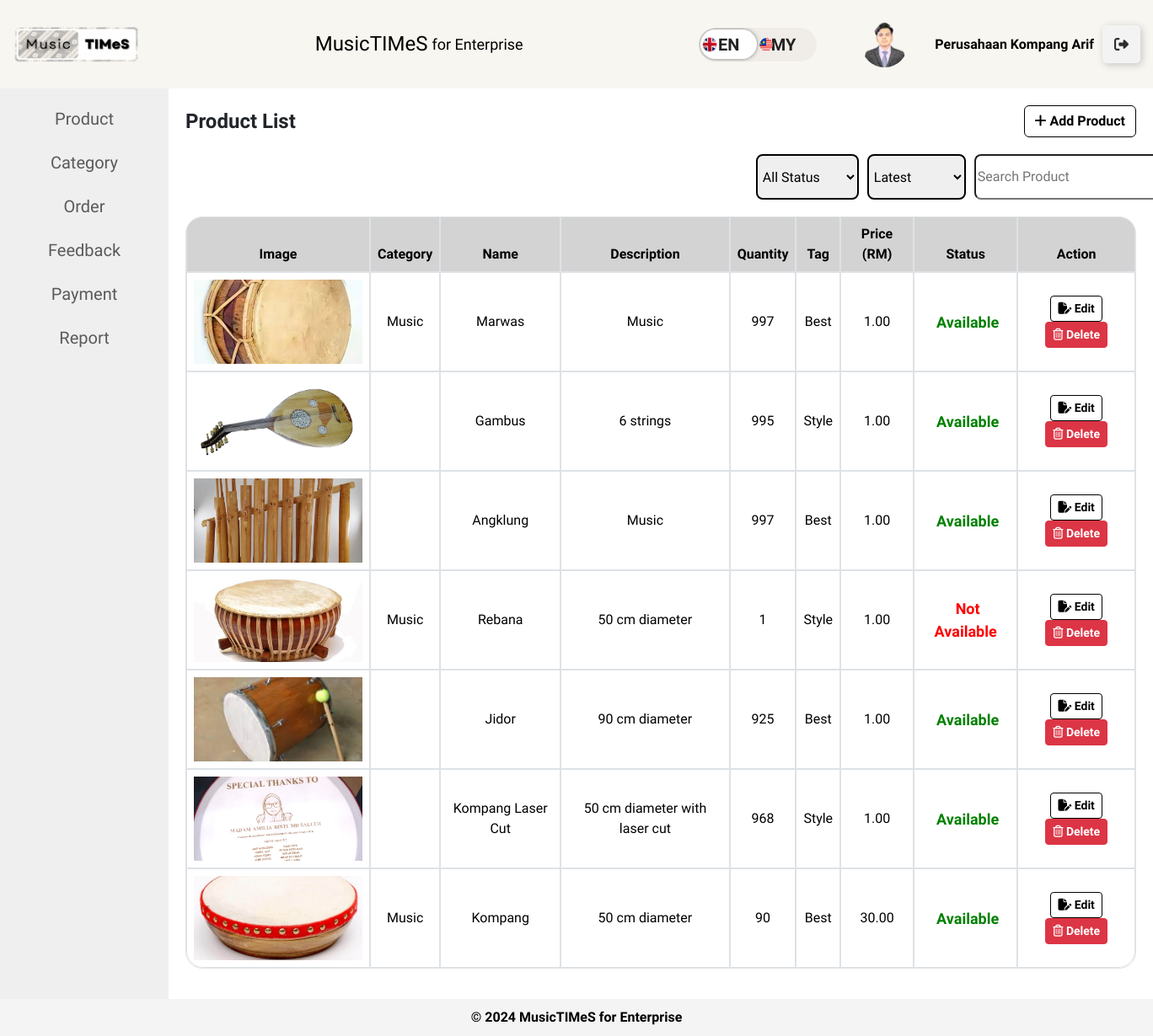
/enterprise/product-listing.php (signed in), run on the app's committed database.
### tables this page shows
CREATE TABLE `enterprise` (
  `enterprise_id` int(11) NOT NULL,
  `enterprise_name` varchar(100) DEFAULT NULL,
  `enterprise_username` varchar(20) DEFAULT NULL,
  `enterprise_email` varchar(100) DEFAULT NULL,
  `enterprise_password` varchar(255) DEFAULT NULL,
  `enterprise_image` varchar(255) DEFAULT NULL,
  `enterprise_phone` varchar(15) DEFAULT NULL,
  `enterprise_address` text DEFAULT NULL,
  `ssm_certificate` varchar(255) DEFAULT NULL,
  `confirm_password` varchar(255) DEFAULT NULL
);

CREATE TABLE `product` (
  `product_id` int(12) NOT NULL,
  `category_id` int(5) DEFAULT NULL,
  `enterprise_id` int(12) DEFAULT NULL,
  `product_name` varchar(100) DEFAULT NULL,
  `product_desc` varchar(300) DEFAULT NULL,
  `product_quantity` int(200) DEFAULT NULL,
  `product_tag` varchar(50) DEFAULT NULL,
  `product_price` decimal(10,2) DEFAULT NULL,
  `product_image` varchar(255) DEFAULT NULL,
  `created_product` timestamp NOT NULL DEFAULT current_timestamp(),
  `updated_product` timestamp NULL DEFAULT NULL,
  `product_status` enum('Available','Not Available') DEFAULT NULL
);

CREATE TABLE `category` (
  `category_id` int(5) NOT NULL,
  `category_name` varchar(50) DEFAULT NULL,
  `created_category` timestamp NOT NULL DEFAULT current_timestamp(),
  `updated_category` timestamp NOT NULL DEFAULT current_timestamp() ON UPDATE current_timestamp(),
  `enterprise_id` int(11) NOT NULL
);

### enterprise/product-listing.php (the view, shortened to what this page needs)
<?php include './layout/main.php'; ?>
<head>
</head>
<main>
    <?php include './layout/menu.php'; ?>
    <?php
        $enterprise_id = $_SESSION['enterprise_id'];
        $sort_order = isset($_GET['sort_order']) ? $_GET['sort_order'] : 'latest';
        $search_query = isset($_GET['search_query']) ? $_GET['search_query'] : '';
        $query = "SELECT product.*, category.category_name
                  FROM product
                  LEFT JOIN category ON category.category_id = product.category_id
                  WHERE product.enterprise_id = $enterprise_id";
        switch ($sort_order) {
            case 'latest':
                $query .= " ORDER BY product.product_id DESC";
                break;
        }
        $result = $conn->query($query);
    ?>
    <section>
        <div class="filter-container">
            <h1 style="font-weight: bold;"><?php echo __('product_list')?></h1>
            <div>
                <a href="/musictimes/enterprise/product-add.php" class="btn btn-secondary"><i class="fa-solid fa-plus fa-beat-fade"></i>  <?php echo __('add_product')?></a>
            </div>
        </div>
        <div class="filter-options">
            <form method="GET" class="filter-form">
                <select name="product_status" style="border-radius: 8px; border: solid 2px black; padding: 2px;">
                    <option value=""><?php echo __('all_statuses') ?></option>
                </select>
                <select name="sort_order" style="border-radius: 8px; border: solid 2px black; padding: 2px;">
                    <option value="latest" <?php if ($sort_order == 'latest') echo 'selected'; ?>><?php echo __('latest') ?></option>
                </select>
                <input type="text" name="search_query" autocomplete="off" style="border-radius: 8px;" placeholder="<?php echo __('search_products') ?>" value="<?php echo htmlspecialchars($search_query); ?>">
            </form>
        </div>
        <table class="table table-bordered">
            <thead>
                <tr>
                    <th><?php echo __('image')?></th>
                    <th><?php echo __('category')?></th>
                    <th><?php echo __('name')?></th>
                    <th><?php echo __('description')?></th>
                    <th><?php echo __('quantity')?></th>
                    <th><?php echo __('tag')?></th>
                    <th><?php echo __('price')?> (RM)</th>
                    <th><?php echo __('status')?></th>
                    <th><?php echo __('action')?></th>
                </tr>
            </thead>
            <tbody>
                <?php
                if ($result->num_rows > 0) {
                    while($product = $result->fetch_assoc()) { ?>
                        <tr>
                            <td><img src="/musictimes/image/product/<?=$product['product_image']?>" alt="" srcset=""></td>
                            <td><?=$product['category_name']?></td>
                            <td><?=$product['product_name']?></td>
                            <td><?=$product['product_desc']?></td>
                            <td style="<?php if ($product['product_quantity'] == 0) echo 'color: red; font-weight: bold;'; ?>">
                                <?=$product['product_quantity']?>
                            </td>
                            <td><?=$product['product_tag']?></td>
                            <td><?=$product['product_price']?></td>
                            <td>
                                <?php
                                if ($product['product_status'] == 'Available') {
                                    echo '<span style="color: green; font-weight: bold; font-size: 18px;">' . __('available') . '</span>';
                                } else {
                                    echo '<span style="color: red; font-weight: bold; font-size: 18px;">' . __('not_available') . '</span>';
                                }
                                ?>
                            </td>
                            <td>
                                <a href="/musictimes/enterprise/product-edit.php?id=<?=$product['product_id']?>" class="btn btn-secondary btn-sm" style="font-weight: bold;"><i class="fa-solid fa-file-pen fa-beat-fade"></i>  <?php echo __('edit')?></a>
                                <a href="/musictimes/enterprise/controller/product-delete.php?id=<?=$product['product_id']?>" class="btn btn-danger btn-sm" style="font-weight: bold;"><i class="fa-regular fa-trash-can fa-beat-fade"></i>  <?php echo __('delete')?></a>
                            </td>
                        </tr>
                <?php }} else { ?>
                    <tr>
                        <td colspan="9" style="color: red;"><i class="fa-solid fa-face-frown-open fa-bounce"></i> <?php echo __('no_product') ?></td>
                    </tr>
                <?php } ?>
            </tbody>
        </table>
    </section>
</main>
<?php include './layout/footer.php'; ?>
</body>
</html>

### enterprise/layout/main.php (shortened to what this page needs)
<?php
include '../db.php';
?>
<?php
$language = 'en';
$langFile = "../languages/{$language}.php";
if (file_exists($langFile)) {
    $translations = include $langFile;
} else {
    $translations = [];
}
function __($key) {
    global $translations;
    return $translations[$key] ?? $key;
}
?>
<!DOCTYPE html>
<html lang="en">
<head>
    <link href="https://cdn.jsdelivr.net/npm/bootstrap@5.3.2/dist/css/bootstrap.min.css" rel="stylesheet">
    <link rel="stylesheet" href="../style/sidebar_enterprise.css">
</head>
<body>
<header>
    <img src="../image/logo.png" alt="MusicTIMeS Logo" id="logo">
    <h1>MusicTIMeS <span><?php echo __('title')?></span></h1>
    <div class="header-options">
        <div class="btn-container">
            <form method="post" id="languageForm">
                <label class="switch btn-language-mode-switch">
                    <label class="btn-language-mode-switch-inner" data-off="en" data-on="my" for="language_mode" style="text-transform: uppercase; display:flex;align-items:center; font-size:12px">
                        <img src="../image/england.png" alt="EN Flag" style="width: 20px; height: 20px; margin-left:3px; z-index:1000" /></img>
                        <img src="../image/malaysia.png" alt="MY Flag" style="width: 20px; height: 20px; margin-left:47px; z-index:1000" /></img>
                    </label>
                </label>
            </form>
        </div>
        <div class="profile-option" style="background-color: #F8F6F0;">
            <?php
                $enterprise_username = $_SESSION['enterprise_username'];
                $query = "SELECT enterprise_name, enterprise_image FROM enterprise WHERE enterprise_username='$enterprise_username'";
                $result = $conn->query($query);
                $enterprise = $result->fetch_assoc();
            ?>
            <div class="profile-info">
            <div class="profile-image">
                <?php
                $image_path = "/musictimes/image/enterprise/";
                $default_image = "/musictimes/image/default-profile-image.png";
                if (!empty($enterprise['enterprise_image']) && file_exists($_SERVER['DOCUMENT_ROOT'] . $image_path . $enterprise['enterprise_image'])) {
                    $image_path .= $enterprise['enterprise_image'];
                } else {
                    $image_path = $default_image;
                }
                echo '<img src="' . htmlspecialchars($image_path, ENT_QUOTES, 'UTF-8') . '" alt="Enterprise Profile Image" style="width: 50%; height: 50%; max-width: 100px; max-height: 100px; border-radius: 50%;">';
                ?>
            </div>
            <div class="profile-details">
                <a href="./enterprise-profile.php" class="enterprise-link" style="color: initial; text-decoration: none;" onmouseover="this.style.color='grey'" onmouseout="this.style.color='initial'">
                    <p class="enterprise-name"><?php echo $enterprise['enterprise_name']; ?></p>
                </a>
            </div>
            </div>
            </div>
        <div>
        <a class="logout-button" href="#" onclick="confirmLogout()">
        <div class="sign"></div>
        <div class="text"><?php echo __('logout')?></div></a>
            </div>
    </div>
</header>

### style/sidebar_enterprise.css (style rules this page uses)
* { font-family: "Freeman", sans-serif; }
body { font-family: Arial Narrow; margin: 0; padding: 0; display: flex; flex-direction: column; min-height: 100vh; background-color: #f4f4f4; }
header { background-color: #F8F6F0; color: black; padding: 15px; text-align: center; flex-shrink: 0; display: flex; justify-content: space-between; align-items: center; box-shadow: 0 2px 5px rgba(0, 0, 0, 0.2); }
#logo { max-width: 150px; height: auto; }
h1 { margin: 0; font-size: 1.5em; display: flex; align-items: center; }
span { font-weight: normal; font-size: 0.8em; margin-left: 5px; }
.header-options { display: flex; align-items: center; }
.language-dropdown, .profile-option, .logout-option { margin-left: 20px; }
.language-dropdown a, .profile-option a, .logout-option a { color: black; }
select { padding: 8px; border: none; border-radius: 4px; }
a { color: white; text-decoration: none; }
header span { font-size: large; }
.logout-button { --black: #000000; --ch-black: #141414; --eer-black: #1b1b1b; --night-rider: #2e2e2e; --white: #ffffff; --af-white: #f3f3f3; --ch-white: #e1e1e1; display: flex; align-items: center; justify-content: flex-start; width: 45px; height: 45px; border: none; border-radius: 5px; cursor: pointer; position: relative; overflow: hidden; transition-duration: .3s; box-shadow: 2px 2px 10px rgba(0, 0, 0, 0.199); background-color: var(--af-white); }
.sign { width: 100%; transition-duration: .3s; display: flex; align-items: center; justify-content: center; }
.sign svg { width: 17px; }
main { display: flex; flex: 1; background-color: #fff; }
section { flex: 1; padding: 20px; }
.btn-container { display: table-cell; vertical-align: middle; text-align: center; }
.btn-language-mode-switch { display: inline-block; margin: 0px; position: relative; }
.btn-language-mode-switch > label.btn-language-mode-switch-inner { margin: 0px; width: 140px; height: 40px; background-color: #f0ede9; border-radius: 26px; overflow: hidden; position: relative; transition: all 0.3s ease; display: block; }
.btn-language-mode-switch > label.btn-language-mode-switch-inner:before { content: attr(data-on); position: absolute; font-size: 20px; font-weight: 600; right: 25px; color: #222; }
.btn-language-mode-switch > label.btn-language-mode-switch-inner:after { content: attr(data-off); width: 67px; height: 35px; left: 2px; background: #fff; border-radius: 26px; position: absolute; font-size: 20px; display: flex; justify-content: center; text-align: center; transition: all 0.3s ease; box-shadow: 0px 0px 6px -2px #111; padding: 5px 0px; color: #222; font-weight: 600; align-items: center; }
.profile-option { display: flex; align-items: center; justify-content: space-between; padding: 10px; background-color: #F8F6F0; border-radius: 10px; }
.profile-info { display: flex; align-items: center; }
.profile-image img { width: 25%; height: 25%; max-width: 40px; max-height: 40px; border-radius: 50%; margin-right: 10px; }
.enterprise-name { font-weight: bold; margin: 0; }

### enterprise/layout/main.php (style rules this page uses)
.profile-details { position: relative; display: inline-block; }
.enterprise-link { color: initial; text-decoration: none; }

### enterprise/product-listing.php (style rules this page uses)
* { font-family: "Freeman", sans-serif; }
.table { border-collapse: separate; border-spacing: 0; border-radius: 20px; overflow: hidden; border: 1px solid #dee2e6; }
.table th, .table td { border: 1px solid #dee2e6; }
.table thead th { background-color: lightgrey; text-align: center; border-top: none; }
.table tbody tr:first-child td:first-child { border-top-left-radius: 0px; }
.table tbody tr:first-child td:last-child { border-top-right-radius: 0px; }
.table tbody tr:last-child td:first-child { border-bottom-left-radius: 20px; }
.table tbody tr:last-child td:last-child { border-bottom-right-radius: 20px; }
.table td { text-align: center; vertical-align: middle; }
.table img { object-fit: cover; width: 200px; height: 100px; transition: transform 0.3s ease; }
.btn.btn-secondary { font-weight: bold; background-color: white; border: solid 1px black; color: black; }
.filter-container { display: flex; justify-content: space-between; align-items: center; margin-bottom: 20px; }
.filter-form { display: flex; gap: 10px; }
.filter-options { margin-bottom: 20px; margin-left: 60%; }

### data on the page
enterprise: enterprise_image (picture), enterprise_name "Perusahaan Kompang Arif"
product: product_image (picture), category.category_name "Music", product_name "Marwas", product_desc "Music", product_quantity "997", product_tag "Best", product_price "1.00"
product: product_image (picture), product_name "Gambus", product_desc "6 strings", product_quantity "995", product_tag "Style", product_price "1.00"
product: product_image (picture), product_name "Angklung", product_desc "Music", product_quantity "997", product_tag "Best", product_price "1.00"
product: product_image (picture), category.category_name "Music", product_name "Rebana", product_desc "50 cm diameter", product_quantity "1", product_tag "Style", product_price "1.00"
product: product_image (picture), product_name "Jidor", product_desc "90 cm diameter", product_quantity "925", product_tag "Best", product_price "1.00"
product: product_image (picture), product_name "Kompang Laser Cut", product_desc "50 cm diameter with laser cut", product_quantity "968", product_tag "Style", product_price "1.00"
product: product_image (picture), category.category_name "Music", product_name "Kompang", product_desc "50 cm diameter", product_quantity "90", product_tag "Best", product_price "30.00"

### other printed values
__('title') "for Enterprise"
__('product') "Product"
__('category') "Category"
__('order') "Order"
__('feedback') "Feedback"
__('payment') "Payment"
__('report') "Report"
__('product_list') "Product List"
__('add_product') "Add Product"
__('image') "Image"
__('name') "Name"
__('description') "Description"
__('quantity') "Quantity"
__('tag') "Tag"
__('price') "Price"
